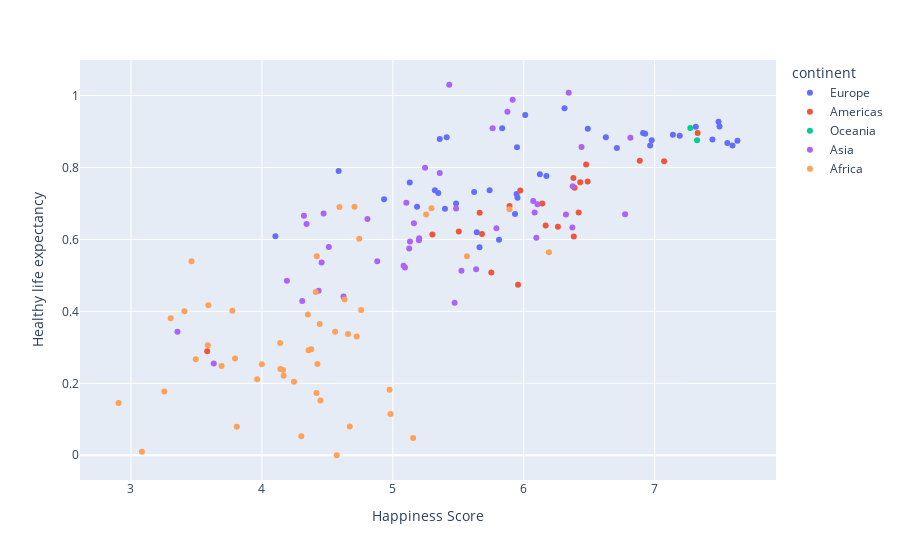

The notebook cell this image was saved under:
### Code cell
fig3 = px.scatter(data1, x = data1["Happiness Score"], y=data1["Healthy life expectancy"], color=data1["continent"],
        hover_data=["Country"])


fig3

### Figure 1 — Plotly figure (JSON) as saved in the notebook; plotly's stock layout.template omitted (floating-point values rounded to 4 significant figures)
{"data": [{"customdata": [["Finland"], ["Norway"], ["Denmark"], ["Iceland"], ["Switzerland"], ["Netherlands"], ["Sweden"], ["United Kingdom"], ["Austria"], ["Ireland"], ["Germany"], ["Belgium"], ["Luxembourg"], ["Czech Republic"], ["Malta"], ["France"], ["Spain"], ["Slovakia"], ["Poland"], ["Italy"], ["Lithuania"], ["Slovenia"], ["Romania"], ["Latvia"], ["Northern Cyprus"], ["Russia"], ["Estonia"], ["Kosovo"], ["Moldova"], ["Hungary"], ["Belarus"], ["Portugal"], ["Serbia"], ["Greece"], ["Montenegro"], ["Croatia"], ["Macedonia"], ["Bosnia and Herzegovina"], ["Bulgaria"], ["Albania"], ["Ukraine"]], "hovertemplate": "continent=Europe<br>Happiness Score=%{x}<br>Healthy life expectancy=%{y}<br>Country=%{customdata[0]}<extra></extra>", "legendgroup": "Europe", "marker": {"color": "#636efa", "symbol": "circle"}, "mode": "markers", "name": "Europe", "orientation": "v", "showlegend": true, "type": "scatter", "x": [7.632, 7.594, 7.555, 7.495, 7.487, 7.441, 7.314, 7.191, 7.139, 6.977, 6.965, 6.927, 6.911, 6.711, 6.627, 6.489, 6.311, 6.173, 6.123, 6.011, 5.952, 5.948, 5.945, 5.933, 5.835, 5.811, 5.739, 5.662, 5.641, 5.621, 5.483, 5.411, 5.398, 5.358, 5.347, 5.321, 5.185, 5.129, 4.933, 4.586, 4.103], "xaxis": "x", "y": [0.874, 0.861, 0.868, 0.914, 0.927, 0.878, 0.913, 0.888, 0.891, 0.876, 0.861, 0.894, 0.896, 0.854, 0.884, 0.908, 0.965, 0.776, 0.781, 0.946, 0.716, 0.856, 0.726, 0.671, 0.909, 0.599, 0.737, 0.578, 0.62, 0.732, 0.7, 0.884, 0.685, 0.879, 0.729, 0.737, 0.691, 0.758, 0.712, 0.79, 0.609], "yaxis": "y"}, {"customdata": [["Canada"], ["Costa Rica"], ["United States"], ["Mexico"], ["Chile"], ["Panama"], ["Brazil"], ["Argentina"], ["Guatemala"], ["Uruguay"], ["Colombia"], ["El Salvador"], ["Nicaragua"], ["Ecuador"], ["Belize"], ["Jamaica"], ["Bolivia"], ["Paraguay"], ["Peru"], ["Honduras"], ["Dominican Republic"], ["Haiti"]], "hovertemplate": "continent=Americas<br>Happiness Score=%{x}<br>Healthy life expectancy=%{y}<br>Country=%{customdata[0]}<extra></extra>", "legendgroup": "Americas", "marker": {"color": "#EF553B", "symbol": "circle"}, "mode": "markers", "name": "Americas", "orientation": "v", "showlegend": true, "type": "scatter", "x": [7.328, 7.072, 6.886, 6.488, 6.476, 6.431, 6.419, 6.388, 6.382, 6.379, 6.261, 6.167, 6.141, 5.973, 5.956, 5.891, 5.752, 5.681, 5.663, 5.504, 5.302, 3.582], "xaxis": "x", "y": [0.896, 0.817, 0.819, 0.761, 0.808, 0.759, 0.675, 0.744, 0.608, 0.771, 0.635, 0.639, 0.7, 0.736, 0.474, 0.693, 0.508, 0.615, 0.674, 0.622, 0.614, 0.289], "yaxis": "y"}, {"customdata": [["New Zealand"], ["Australia"]], "hovertemplate": "continent=Oceania<br>Happiness Score=%{x}<br>Healthy life expectancy=%{y}<br>Country=%{customdata[0]}<extra></extra>", "legendgroup": "Oceania", "marker": {"color": "#00cc96", "symbol": "circle"}, "mode": "markers", "name": "Oceania", "orientation": "v", "showlegend": true, "type": "scatter", "x": [7.324, 7.272], "xaxis": "x", "y": [0.876, 0.91], "yaxis": "y"}, {"customdata": [["Israel"], ["United Arab Emirates"], ["Taiwan"], ["Qatar"], ["Saudi Arabia"], ["Singapore"], ["Malaysia"], ["Bahrain"], ["Uzbekistan"], ["Kuwait"], ["Thailand"], ["Japan"], ["South Korea"], ["Kazakhstan"], ["Cyprus"], ["Turkmenistan"], ["Philippines"], ["Turkey"], ["Pakistan"], ["Hong Kong"], ["Lebanon"], ["China"], ["Azerbaijan"], ["Tajikistan"], ["Jordan"], ["Kyrgyzstan"], ["Mongolia"], ["Vietnam"], ["Indonesia"], ["Bhutan"], ["Nepal"], ["Venezuela"], ["Laos"], ["Bangladesh"], ["Sri Lanka"], ["Iraq"], ["Cambodia"], ["Georgia"], ["Armenia"], ["Myanmar"], ["India"], ["Afghanistan"], ["Yemen"]], "hovertemplate": "continent=Asia<br>Happiness Score=%{x}<br>Healthy life expectancy=%{y}<br>Country=%{customdata[0]}<extra></extra>", "legendgroup": "Asia", "marker": {"color": "#ab63fa", "symbol": "circle"}, "mode": "markers", "name": "Asia", "orientation": "v", "showlegend": true, "type": "scatter", "x": [6.814, 6.774, 6.441, 6.374, 6.371, 6.343, 6.322, 6.105, 6.096, 6.083, 6.072, 5.915, 5.875, 5.791, 5.762, 5.636, 5.524, 5.483, 5.472, 5.431, 5.358, 5.246, 5.201, 5.199, 5.161, 5.131, 5.125, 5.103, 5.093, 5.082, 4.881, 4.806, 4.623, 4.511, 4.471, 4.456, 4.433, 4.341, 4.321, 4.308, 4.191, 3.632, 3.355], "xaxis": "x", "y": [0.883, 0.67, 0.857, 0.748, 0.633, 1.008, 0.669, 0.698, 0.605, 0.675, 0.707, 0.988, 0.955, 0.631, 0.909, 0.517, 0.513, 0.686, 0.424, 1.03, 0.785, 0.799, 0.603, 0.598, 0.645, 0.594, 0.575, 0.702, 0.522, 0.527, 0.539, 0.657, 0.441, 0.579, 0.672, 0.536, 0.457, 0.643, 0.666, 0.429, 0.485, 0.255, 0.343], "yaxis": "y"}, {"customdata": [["Trinidad & Tobago"], ["Mauritius"], ["Libya"], ["Algeria"], ["Morocco"], ["Nigeria"], ["Somalia"], ["Cameroon"], ["Gabon"], ["Palestinian Territories"], ["South Africa"], ["Iran"], ["Ivory Coast"], ["Ghana"], ["Senegal"], ["Tunisia"], ["Sierra Leone"], ["Congo (Brazzaville)"], ["Mali"], ["Namibia"], ["Burkina Faso"], ["Egypt"], ["Mozambique"], ["Kenya"], ["Zambia"], ["Mauritania"], ["Ethiopia"], ["Chad"], ["Congo (Kinshasa)"], ["Niger"], ["Uganda"], ["Benin"], ["Sudan"], ["Togo"], ["Guinea"], ["Lesotho"], ["Angola"], ["Madagascar"], ["Zimbabwe"], ["Botswana"], ["Malawi"], ["Liberia"], ["Syria"], ["Rwanda"], ["Tanzania"], ["South Sudan"], ["Central African Republic"], ["Burundi"]], "hovertemplate": "continent=Africa<br>Happiness Score=%{x}<br>Healthy life expectancy=%{y}<br>Country=%{customdata[0]}<extra></extra>", "legendgroup": "Africa", "marker": {"color": "#FFA15A", "symbol": "circle"}, "mode": "markers", "name": "Africa", "orientation": "v", "showlegend": true, "type": "scatter", "x": [6.192, 5.891, 5.566, 5.295, 5.254, 5.155, 4.982, 4.975, 4.758, 4.743, 4.724, 4.707, 4.671, 4.657, 4.631, 4.592, 4.571, 4.559, 4.447, 4.441, 4.424, 4.419, 4.417, 4.411, 4.377, 4.356, 4.351, 4.301, 4.245, 4.166, 4.161, 4.141, 4.139, 3.999, 3.964, 3.808, 3.795, 3.774, 3.692, 3.591, 3.587, 3.495, 3.462, 3.408, 3.303, 3.254, 3.083, 2.905], "xaxis": "x", "y": [0.564, 0.684, 0.553, 0.687, 0.669, 0.048, 0.115, 0.182, 0.404, 0.602, 0.33, 0.691, 0.08, 0.337, 0.433, 0.69, 0, 0.343, 0.152, 0.365, 0.254, 0.553, 0.173, 0.454, 0.295, 0.292, 0.391, 0.053, 0.204, 0.221, 0.237, 0.24, 0.312, 0.253, 0.211, 0.079, 0.269, 0.402, 0.248, 0.417, 0.306, 0.267, 0.539, 0.4, 0.381, 0.177, 0.01, 0.145], "yaxis": "y"}], "layout": {"legend": {"title": {"text": "continent"}, "tracegroupgap": 0}, "margin": {"t": 60}, "xaxis": {"anchor": "y", "domain": [0, 1], "title": {"text": "Happiness Score"}}, "yaxis": {"anchor": "x", "domain": [0, 1], "title": {"text": "Healthy life expectancy"}}}}
